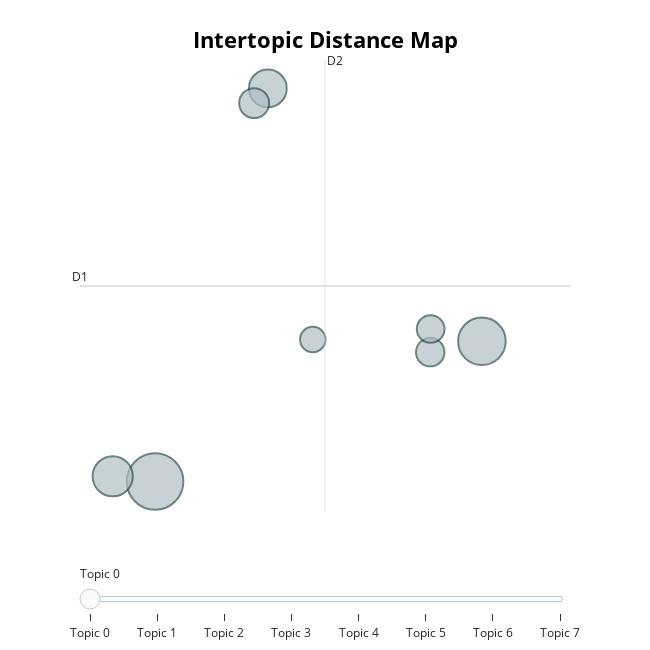

Write notebook code for a chart like this one.
### Code cell
model.plot_distance_map(topic_model)

### Figure 1 — Plotly figure (JSON) as saved in the notebook; plotly's stock layout.template omitted (floating-point values rounded to 4 significant figures)
{"data": [{"customdata": [[0, "rick | buy | sent | 2001 | original", 222], [1, "meeting | rick | attend | get | thanks", 157], [2, "communication | communicationsenron | pm | david | john", 112], [3, "regard | delainey | thxs | thanks | note", 99], [4, "canada | eastern | would | issue | david", 62], [5, "email | enron | board | kellyjohnsonenroncom | kelly", 56], [6, "cdwr | ppa | would | credit | supplier", 53], [7, "rick | meeting | discus | make | news", 45]], "hovertemplate": "<b>Topic %{customdata[0]}</b><br>Words: %{customdata[1]}<br>Size: %{customdata[2]}", "legendgroup": "", "marker": {"color": "#B0BEC5", "line": {"color": "DarkSlateGrey", "width": 2}, "size": [222, 157, 112, 99, 62, 56, 53, 45], "sizemode": "area", "sizeref": 0.1388, "symbol": "circle"}, "mode": "markers", "name": "", "orientation": "v", "showlegend": false, "type": "scatter", "x": [3.41, 7.688, 2.855, 4.886, 4.707, 7.012, 7.018, 5.474], "xaxis": "x", "y": [-6.305, -1.967, -6.144, 5.863, 5.407, -2.302, -1.587, -1.908], "yaxis": "y"}], "layout": {"annotations": [{"showarrow": false, "text": "D1", "x": 2.427, "y": -0.2542, "yshift": 10}, {"showarrow": false, "text": "D2", "x": 5.634, "xshift": 10, "y": 6.743}], "height": 650, "hoverlabel": {"bgcolor": "white", "font": {"family": "Rockwell", "size": 16}}, "legend": {"itemsizing": "constant", "tracegroupgap": 0}, "margin": {"t": 60}, "shapes": [{"line": {"color": "#CFD8DC", "width": 2}, "type": "line", "x0": 5.634, "x1": 5.634, "y0": -7.251, "y1": 6.743}, {"line": {"color": "#9E9E9E", "width": 2}, "type": "line", "x0": 2.427, "x1": 8.842, "y0": -0.2542, "y1": -0.2542}], "sliders": [{"active": 0, "pad": {"t": 50}, "steps": [{"args": [{"marker.color": [["red", "#B0BEC5", "#B0BEC5", "#B0BEC5", "#B0BEC5", "#B0BEC5", "#B0BEC5", "#B0BEC5"]]}], "label": "Topic 0", "method": "update"}, {"args": [{"marker.color": [["#B0BEC5", "red", "#B0BEC5", "#B0BEC5", "#B0BEC5", "#B0BEC5", "#B0BEC5", "#B0BEC5"]]}], "label": "Topic 1", "method": "update"}, {"args": [{"marker.color": [["#B0BEC5", "#B0BEC5", "red", "#B0BEC5", "#B0BEC5", "#B0BEC5", "#B0BEC5", "#B0BEC5"]]}], "label": "Topic 2", "method": "update"}, {"args": [{"marker.color": [["#B0BEC5", "#B0BEC5", "#B0BEC5", "red", "#B0BEC5", "#B0BEC5", "#B0BEC5", "#B0BEC5"]]}], "label": "Topic 3", "method": "update"}, {"args": [{"marker.color": [["#B0BEC5", "#B0BEC5", "#B0BEC5", "#B0BEC5", "red", "#B0BEC5", "#B0BEC5", "#B0BEC5"]]}], "label": "Topic 4", "method": "update"}, {"args": [{"marker.color": [["#B0BEC5", "#B0BEC5", "#B0BEC5", "#B0BEC5", "#B0BEC5", "red", "#B0BEC5", "#B0BEC5"]]}], "label": "Topic 5", "method": "update"}, {"args": [{"marker.color": [["#B0BEC5", "#B0BEC5", "#B0BEC5", "#B0BEC5", "#B0BEC5", "#B0BEC5", "red", "#B0BEC5"]]}], "label": "Topic 6", "method": "update"}, {"args": [{"marker.color": [["#B0BEC5", "#B0BEC5", "#B0BEC5", "#B0BEC5", "#B0BEC5", "#B0BEC5", "#B0BEC5", "red"]]}], "label": "Topic 7", "method": "update"}]}], "title": {"font": {"color": "Black", "size": 22}, "text": "<b>Intertopic Distance Map", "x": 0.5, "xanchor": "center", "y": 0.95, "yanchor": "top"}, "width": 650, "xaxis": {"anchor": "y", "domain": [0, 1], "range": [2.427, 8.842], "title": {"text": ""}, "visible": false}, "yaxis": {"anchor": "x", "domain": [0, 1], "range": [-7.251, 6.743], "title": {"text": ""}, "visible": false}}}
